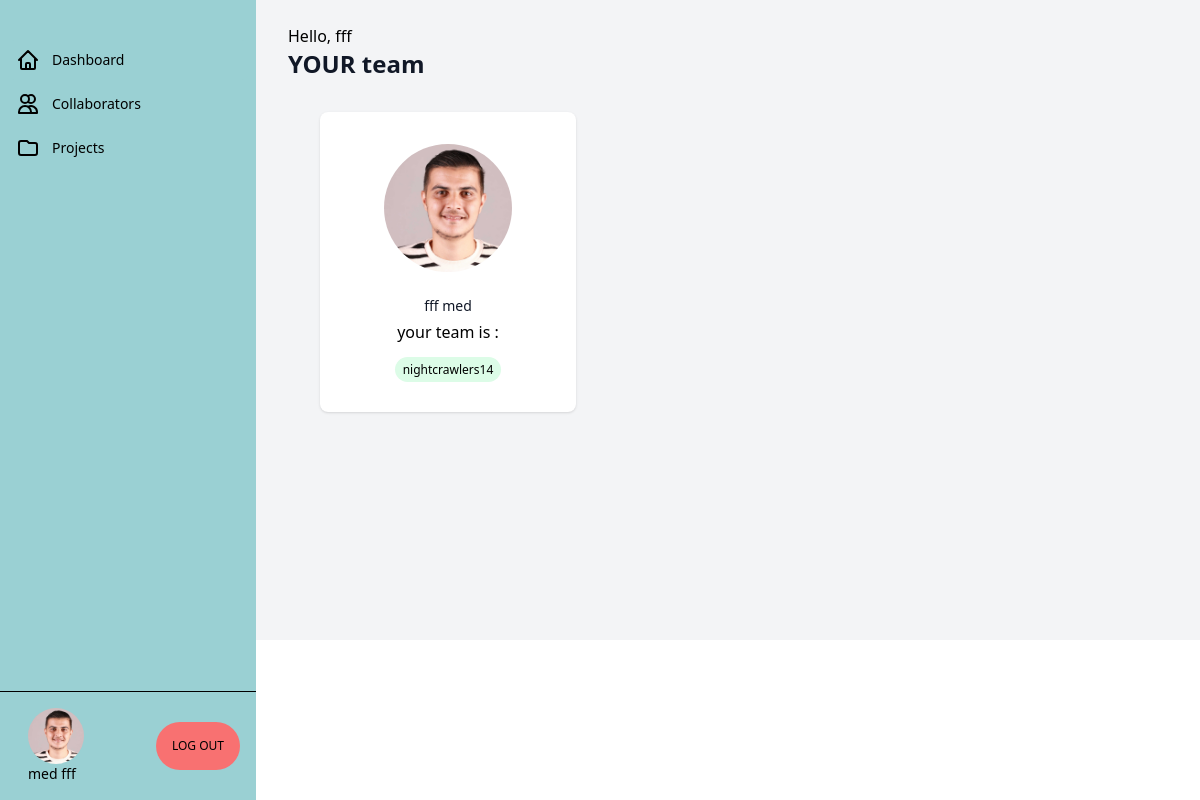
The page /dashboarduser.php (signed in) on the database its author committed.
### tables this page shows
CREATE TABLE `users` (
  `Membre_ID` int(11) NOT NULL,
  `image` varchar(1000) DEFAULT NULL,
  `nom` varchar(200) DEFAULT NULL,
  `prénom` varchar(200) DEFAULT NULL,
  `email` varchar(200) NOT NULL,
  `motdepasse` varchar(255) DEFAULT NULL,
  `téléphone` int(11) DEFAULT NULL,
  `roleuser` varchar(255) DEFAULT NULL,
  `équipe_ID` int(11) DEFAULT NULL,
  `project_ID` int(11) DEFAULT NULL
);

CREATE TABLE `equipes` (
  `équipe_ID` int(11) NOT NULL,
  `Nom_Équipe` varchar(200) DEFAULT NULL,
  `Date_de_Création` date DEFAULT NULL,
  `project_ID` int(11) DEFAULT NULL,
  `scrummuster_id` int(11) NOT NULL
);

### signupconfig.php (called while the page is built, shortened)
<?php
class user
{
    protected $pdo;
    public function __construct($pdo)
    {
        $this->pdo = $pdo;
    }
    public function fetchone($id)
    {
        try {
            $stm = $this->pdo->prepare("SELECT * from users where Membre_id=?");
            $stm->execute([$id]);
            return $stm->fetch(PDO::FETCH_ASSOC);
        } catch (PDOException $e) {
            return $e->getMessage();
        }
    }
}

### classteam.php (called while the page is built, shortened)
<?php
class team
{
    private $pdo;
    public function __construct($pdo)
    {
        $this->pdo = $pdo;
    }
    public function fetch_myteam($monequipe)
    {
        try {
            $stm = $this->pdo->prepare("SELECT * FROM equipes WHERE équipe_ID=:id ");
            $stm->bindParam(':id', $monequipe, PDO::PARAM_INT);
            $stm->execute();
            return $stm->fetch(PDO::FETCH_ASSOC);
        } catch (PDOException $e) {
            return $e->getMessage();
        }
    }
    public function fetch_project_id_from_team($monequipe) {
        try {
            $stm = $this->pdo->prepare("SELECT project_ID FROM equipes WHERE équipe_ID = :id");
            $stm->bindParam(':id', $monequipe, PDO::PARAM_INT);
            $stm->execute();
            return  $stm->fetchColumn();
        } catch (PDOException $e) {
            return $e->getMessage();
        }
    }
}

### CLASS_PROJECT.PHP (called while the page is built, shortened)
<?php
class project{
    public $pdo;
    public function __construct($pdo)
    {
        $this->pdo = $pdo;
    }
    public function fetch_one_project($project_ID){
        try{
            $stm=$this->pdo->prepare("SELECT * from projects where project_ID= '$project_ID'");
            $stm->execute();
            return $stm->fetchAll(PDO::FETCH_ASSOC);
        }
        catch(PDOException $e){
            return $e->getMessage();
        }
    }
}
?>

### dashboarduser.php (the view, shortened to what this page needs)
<?php
if (isset($_SESSION['Membre_ID']) && isset($_SESSION['nom'])) {
  $id = $_SESSION['Membre_ID'];
  require_once("signupconfig.php");
  require_once("classteam.php");
  require_once("CLASS_PROJECT.PHP");
  $user = new user($pdo);
  $myteam = new team($pdo);
  $my_project = new project($pdo);
?>
  <!DOCTYPE html>
  <html lang="en">
  <head>
    <script src="https://cdn.tailwindcss.com"></script>
    <link rel="stylesheet" href="https://cdnjs.cloudflare.com/ajax/libs/font-awesome/6.4.2/css/all.min.css" />
  </head>
  <body>
    <?php
    $row = $user->fetchone($id);
    $nom = $row['nom'];
    $prenom = $row['prénom'];
    $monequipe = $row['équipe_ID'];
    $nomdelequipe = '';
    $image = $row['image'];
    if ($monequipe !== NULL) {
      $ligne = $myteam->fetch_myteam($monequipe);
      $nomdelequipe = $ligne['Nom_Équipe'];
    } else {
      $nomdelequipe = 'YOU STILL WITHOUT A TEAM';
    }
    ?>
    <div class="min-h-[640px] bg-gray-100" x-data="{ open: false }" @keydown.window.escape="open = false">
      <div id="sidebar" class=" hidden fixed w-full lg:flex lg:w-64 lg:flex-col lg:fixed lg:inset-y-0  z-50 ">
        <div class="flex-1 flex flex-col min-h-0 bg-[#9ad0d3]">
          <div class="flex-1 flex flex-col pt-5 pb-4 overflow-y-auto">
            <nav class="mt-5 flex-1 px-2 space-y-1">
              <a href="dashboarduser.php" class=" hover:bg-[#BFD8D5] bg-[#9ad0d3] text-black group flex items-center px-2 py-2 text-sm font-medium rounded-md" x-state:on="Current" x-state:off="Default" x-state-description="Current: &quot;bg-indigo-800 text-black&quot;, Default: &quot;text-black hover:bg-[#BFD8D5] hover:bg-opacity-75&quot;">
                Dashboard
              </a>
              <button id="team" class="team text-black hover:bg-[#BFD8D5] hover:bg-opacity-75 group flex items-center px-2 py-2 text-sm font-medium rounded-md" x-state-description="undefined: &quot;bg-indigo-800 text-black&quot;, undefined: &quot;text-black hover:bg-[#BFD8D5] hover:bg-opacity-75&quot;">
                Collaborators
              </button>
              <button id="affichproject" class=" text-black hover:bg-[#BFD8D5] hover:bg-opacity-75 group flex items-center px-2 py-2 text-sm font-medium rounded-md" x-state-description="undefined: &quot;bg-indigo-800 text-black&quot;, undefined: &quot;text-black hover:bg-[#BFD8D5] hover:bg-opacity-75&quot;">
                Projects
              </button>
            </nav>
          </div>
          <div class="w-full flex justify-between items-center border-t border-black p-4">
            <div class="ml-3 flex flex-col">
              <img class='inline-block h-14 w-14 rounded-full  ' src='img/<?php echo $image ?>' alt=''>
              <p class="text-sm font-medium text-black">
                <?php echo "  $prenom  ";
                echo $nom ?>
              </p>
            </div>
            <a href="logout.php" class="p-4 w-fit h-fit text-center text-black text-xs font-medium bg-red-400 rounded-full">LOG OUT</a>
          </div>
        </div>
      </div>
      <div class="burgermenu lg:pl-64 flex flex-col flex-1">
        <main class="flex-1 ">
          <div class="py-6 ">
            <div class="max-w-7xl mx-auto px-4 sm:px-6 md:px-8">
              <h1>Hello, <?php echo $_SESSION['nom']; ?></h1>
              <h2 class="text-2xl font-semibold text-gray-900">YOUR team</h2>
            </div>
            <div class="max-w-7xl mx-auto px-4 sm:px-6 md:px-8">
              <div class="bg-gray-100 py-8">
                <div class="max-w-7xl mx-auto px-4 sm:px-6 lg:px-8">
                  <ul role="list" class="grid grid-cols-1 gap-6 sm:grid-cols-2 md:grid-cols-3  2lg:grid-cols-4">
                    <?php
                    echo "
                        <li class='col-span-1 flex flex-col text-center bg-white rounded-lg shadow divide-y divide-gray-200'>
                        <div class='flex-1 flex flex-col p-8'>
          <img class='w-32 h-32 flex-shrink-0 mx-auto rounded-full' src='img/$image' alt=''>
          <h3 class='mt-6 text-gray-900 text-sm font-medium'>$nom $prenom</h3>
          <dl class='mt-1 flex-grow '>
            <h4> ". ($monequipe !== NULL ? "your team is :" : "") ."</h4>
            <dd class='mt-3'>
              <span class='px-2 py-1 text-black text-xs font-medium bg-" . ($monequipe == NULL ? "red-400" : "green-100") . " rounded-full'>$nomdelequipe</span>
              </dd>
          </dl>
        </div>
          </li>";
                    $idprojectrecuperer = 0;
                    if ($myteam->fetch_project_id_from_team($monequipe) !== NULL) {
                      $idprojectrecuperer = $myteam->fetch_project_id_from_team($monequipe);
                    }
                    $my_project = $my_project->fetch_one_project($idprojectrecuperer);
                    foreach ($my_project as $row) {
                    ?>
                  </ul>
                </div>
              </div>
        </main>
      <?php
                    }
      ?>
      </div>
    </div>
  </body>
<?php
} else {
  header("Location: index.php");
  exit();
}
?>

### rows shown on the page
users: image (picture), prénom "med", nom "fff"
equipes: Nom_Équipe "nightcrawlers14"

### other values the page prints
$_SESSION['nom'] "fff"
